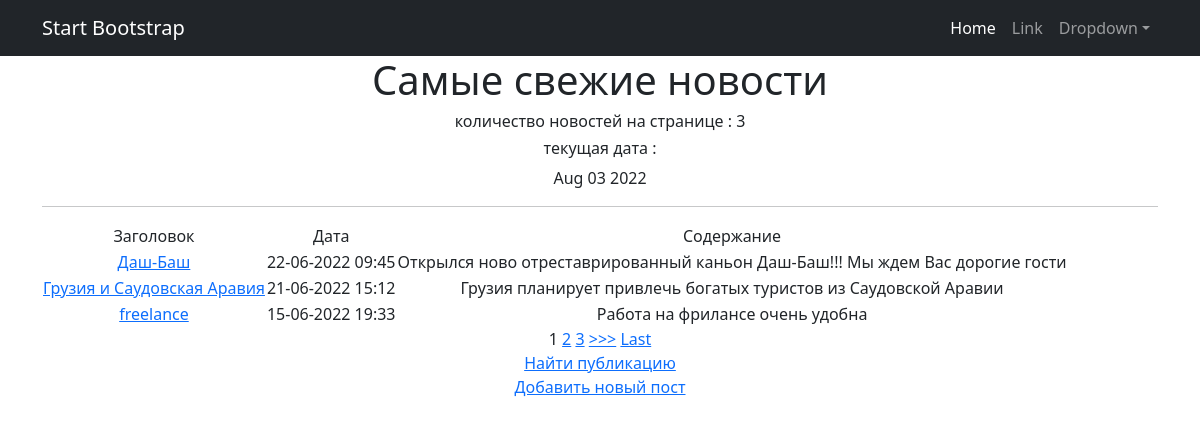
Page /news/ on the committed database.
### news/models.py (models this page shows, shortened)
class Post(models.Model):
    article = 'AR'
    news = 'NW'
    TYPES = [(article, 'статья'), (news, 'новость')]
    post_author = models.ForeignKey(Author, on_delete=models.CASCADE)
    post_type = models.CharField(max_length=2, choices=TYPES)
    post_time_create = models.DateTimeField(auto_now_add=True)
    post_category = models.ManyToManyField(Category, through='PostCategory')
    post_title = models.CharField(max_length=255)
    post_text = models.TextField()
    post_rating = models.IntegerField(default=0)

### news/views.py (the view)
# urls.py: path('', PostList.as_view()),
class PostList(ListView):
    model = Post
    template_name = 'news.html'
    context_object_name = 'post'
    queryset = Post.objects.order_by('-post_time_create')
    paginate_by = 3
    form_class = PostForm
    def get_context_data(self, **kwargs):
        context = super().get_context_data(**kwargs)
        context['time_now'] = datetime.utcnow()
        return context

### news/templatetags/custom_filters.py (called while the page is built)
@register.filter(name='censor')
def censor(value):
    count = 0
    bad_words = ['сука', 'черт', 'блин', 'скотина', 'падла', 'гадость']
    text = value.split()
    for word in text:
        word = word.lower()
        for bad_word in bad_words:
            if word == bad_word:
                return value.replace(text[count], '*' * len(word))
        count += 1
    return value

### templates/news.html (shortened to what this page needs)
{% extends 'flatpages/default.html' %}
{% load custom_filters %}
{% load custom_tags %}
{% block content %}
   <h1>Самые свежие новости </h1>
   <h6>количество новостей на странице : {{ post|length }} </h6>
   <h4><h6>текущая дата :</h6> {{ time_now|date:'M d Y' }}</h4>
   <hr>
{% if post %}
    <table>
        <tr>
            <td>Заголовок</td>
            <td>Дата</td>
            <td>Содержание</td>
        </tr>
        {% for post in post %}
            <tr>
                <td><a href="{% url 'post' post.id %}">{{ post.post_title|truncatechars:50|censor }}   </a></td>
                <td>{{ post.post_time_create|date:'d-m-Y H:i' }}  </td>
                <td>{{ post.post_text|truncatewords:15|censor }}  </td>
            </tr>
        {% endfor %}
    </table>
{% else %}
    <h5>Публикаций нет, зайдите позже</h5>
{% endif %}
{% if is_paginated %}
    {% for num in page_obj.paginator.page_range %}
        {% if page_obj.number == num %}
            <a>{{ num }}</a>
        {% elif num > page_obj.number|add:'-3' and num < page_obj.number|add:'3' %}
            <a href="?page={{ num }}">{{ num }}</a>
        {% endif %}
    {% endfor %}
    {% if page_obj.has_next %}
        <a href="?page={{ page_obj.next_page_number }}">>>></a>
        <a href="?page={{ page_obj.paginator.num_pages }}">Last</a>
    {% endif %}
{% endif %}
<br>
<a href="search">Найти публикацию</a>
<br>
<a href="{% url 'post_create' %}">Добавить новый пост</a> <br>
{% endblock content %}

### rows in the picture
Post: post_title|censor "Даш-Баш", post_time_create "22-06-2022 09:45", post_text|censor "Открылся ново отреставрированный каньон Даш-Баш!!! Мы ждем Вас дорогие гости"
Post: post_title|censor "Грузия и Саудовская Аравия", post_time_create "21-06-2022 15:12", post_text|censor "Грузия планирует привлечь богатых туристов из Саудовской Аравии"
Post: post_title|censor "freelance", post_time_create "15-06-2022 19:33", post_text|censor "Работа на фрилансе очень удобна"

### other values in the picture
{{ post|length }} "3"
{{ time_now|date:'M d Y' }} "Aug 03 2022"
{{ num }} "1"
{{ num }} "2" "3"
